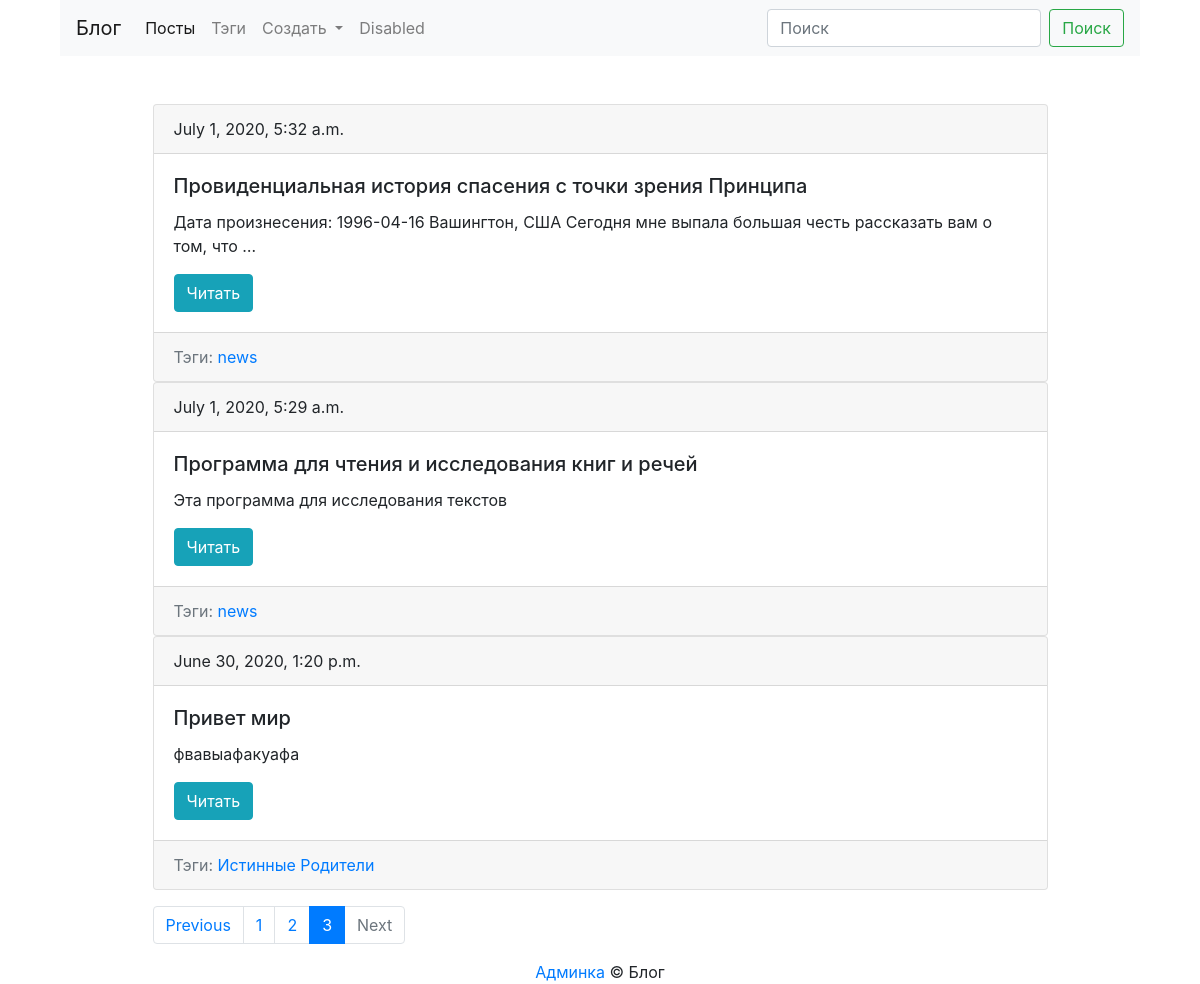
Screenshot of /blog/ with the database file from the repository.
### blog/models.py (models this page shows, shortened)
class Post(models.Model):
    title = models.CharField(max_length = 150, db_index = True) #Для быстрого поиска
    slug = models.SlugField(max_length=150, blank = True, unique=True)
    content = RichTextUploadingField(blank = True, db_index = True) #Поле может быть пустым
    tags = models.ManyToManyField('Tag', blank = True, related_name = 'posts')
    date_pub = models.DateTimeField(auto_now_add = True) #auto_now_add = True в момент сохранения в базе данных
    def get_absolute_url(self):
        return reverse('post_detail_url', kwargs={'slug': self.slug})
    class Meta:
        ordering = ['-date_pub']

class Tag(models.Model):
    title = models.CharField(max_length = 50)
    slug = models.SlugField(max_length = 50, unique = True)
    def get_absolute_url(self):
        return reverse('tag_detail_url', kwargs={'slug': self.slug})
    class Meta:
        ordering = ['title']

### blog/views.py (the view)
# urls.py: path('', posts_list, name = 'posts_list_url'),
def posts_list(request):
    search_query = request.GET.get('search', '')
    if search_query:
        posts = Post.objects.filter(Q(title__icontains=search_query) | Q(content__icontains=search_query))
    else:
        posts = Post.objects.all()
    paginator = Paginator(posts, 3)
    page_number = request.GET.get('page', 4)
    page = paginator.get_page(page_number)
    is_paginated = page.has_other_pages()
    if page.has_previous():
        prev_url = '?page={}'.format(page.previous_page_number())
    else: prev_url = ''
    if page.has_next():
        next_url = '?page={}'.format(page.next_page_number())
    else: next_url = ''
    context = {
        'page_object': page,
        'is_paginated': is_paginated,
        'next_url': next_url,
        'prev_url': prev_url
    }
    return render(request, 'blog/index.html', context=context)

### blog/templates/blog/index.html (shortened to what this page needs)
{% extends 'blog/base_blog.html' %}
    {% block content %}
        {% for post in page_object.object_list %}
            {% include 'blog/includes/post_card.html' %}
        {% endfor %}
    {% endblock %}

### blog/templates/blog/includes/post_card.html
<div class="card">
        <div class="card-header">
            {{post.date_pub}}
        </div>
  <div class="card-body">
    <h5 class="card-title">{{ post.title }}</h5>
    <p class="card-text">{{ post.content|truncatewords:15|striptags|safe }}</p>
      <a href="{{ post.get_absolute_url }}" class="btn btn-info">Читать</a>
  </div>
    <div class="card-footer text-muted">
       Тэги:
        {% for tag in post.tags.all %}
            <a href="{{ tag.get_absolute_url }}">{{tag.title}}</a>
        {% endfor %}
    </div>
  </div>

### rows the page displays
Post: date_pub "July 1, 2020, 5:32 a.m.", title "Провиденциальная история спасения с точки зрения Принципа", content "Дата произнесения: 1996-04-16 Вашингтон, США Сегодня мне выпала большая честь рассказать вам о том, что …"
Tag: title "news"
Post: date_pub "July 1, 2020, 5:29 a.m.", title "Программа для чтения и исследования книг и речей", content "Эта программа для исследования текстов"
Post: date_pub "June 30, 2020, 1:20 p.m.", title "Привет мир", content "фвавыафакуафа"
Tag: title "Истинные Родители"

### other values shown
{{ n }} "1" "2"
{{ n }} "3"
